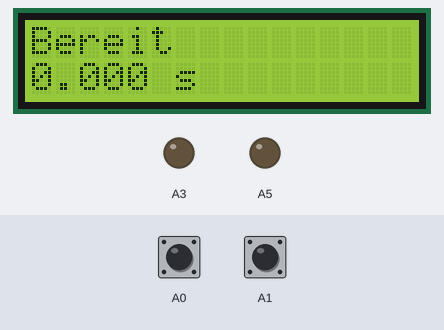
Simulated run of this program. Board: Arduino Nano 33 IoT. On the bench: 16×2 character LCD, output pins drawn as LEDs (lit = HIGH). The inputs (shaded band) are chosen by the test bench; at power-on: A0 LOW, A1 LOW. What the program prints to the serial monitor is not drawn.

Above: at 1.2 s.
1.3 s: A0 pulsed HIGH 2 times (0.12 s each, 0.3 s apart)
At 1.48 s:
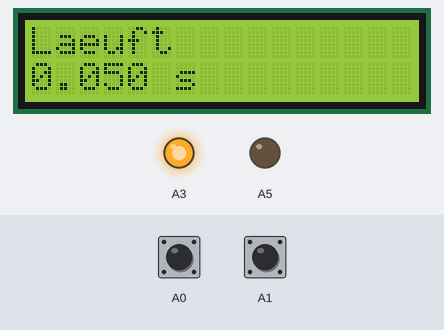
At 1.93 s:
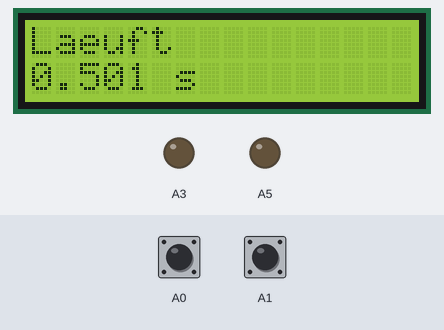
3.4 s: A1 pulsed HIGH 2 times (0.12 s each, 0.3 s apart)
At 4.9 s:
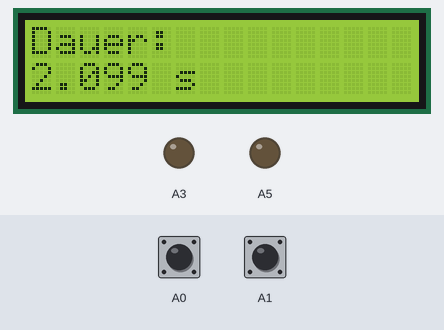
Timing chart, 0 to 6.4 s (numbered marks = the images above; inputs shaded):
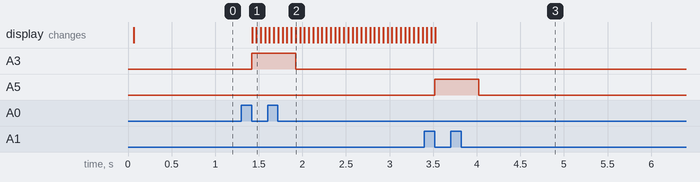

Measured:
- after the input at 1.3 s, A3: LOW → HIGH after 0.12 s, → LOW 0.50 s later; the display: first changes after 0.12 s (image 1 shows a later state)
- after the input at 3.4 s, A5: LOW → HIGH after 0.12 s, → LOW 0.50 s later; the display: first differs from a run without the input after 0.12 s (image 3)

The program:

main.cpp
```cpp
/**
 * @file main.cpp
 * @brief SprintGate: Sprintzeitmessung mit zwei Lichtschranken.
 *
 * Diese Datei verbindet nur die Bausteine:
 *   LightBarrier -> SprintTimer -> SprintDisplay / PulseLed / Serial
 *
 * Ablauf eines Schleifendurchlaufs:
 *   1. Zeitstempel nehmen, bevor irgendetwas Langsames passiert.
 *   2. Beide Lichtschranken abfragen.
 *   3. Auslösungen an den Zeitgeber weitergeben.
 *   4. LEDs, Display und serielle Ausgabe bedienen.
 */
#include <Arduino.h>

#include "LightBarrier.h"
#include "PulseLed.h"
#include "SprintDisplay.h"
#include "SprintTimer.h"
#include "TimeFormat.h"
#include "config.h"

namespace {

LightBarrier startGate(config::pins::kGateStart, config::kGateInputMode,
                       config::kGateActiveLevel);
LightBarrier finishGate(config::pins::kGateFinish, config::kGateInputMode,
                        config::kGateActiveLevel);

PulseLed startLed(config::pins::kLedStart, config::timing::kLedPulseUs);
PulseLed finishLed(config::pins::kLedFinish, config::timing::kLedPulseUs);

SprintTimer timer(config::timing::kRearmLockoutUs);

SprintDisplay display(config::pins::kLcdRs, config::pins::kLcdEnable,
                      config::pins::kLcdData4, config::pins::kLcdData5,
                      config::pins::kLcdData6, config::pins::kLcdData7);

/// Gibt die gemessene Zeit einmalig über die serielle Schnittstelle aus.
void printResult(uint32_t durationUs) {
  char seconds[16];
  formatSeconds(durationUs, seconds, sizeof(seconds));
  Serial.println(seconds);
}

}  // namespace

void setup() {
  startGate.begin();
  finishGate.begin();
  startLed.begin();
  finishLed.begin();

  display.begin();
  display.update(timer, micros(), true);

  Serial.begin(config::kSerialBaud);
}

void loop() {
  // Zeitstempel zuerst nehmen. Display- und LED-Zugriffe kosten Zeit und
  // dürfen die Messung nicht verfälschen.
  const uint32_t nowUs = micros();

  const bool startTriggered = startGate.pollTrigger();
  const bool finishTriggered = finishGate.pollTrigger();

  bool stateChanged = false;

  // Start vor Ziel auswerten, damit die Reihenfolge auch bei gleichzeitiger
  // Auslösung logisch bleibt.
  if (startTriggered && timer.handleStartTrigger(nowUs)) {
    startLed.trigger(nowUs);
    stateChanged = true;
  }

  if (finishTriggered && timer.handleFinishTrigger(nowUs)) {
    finishLed.trigger(nowUs);
    printResult(timer.elapsedUs(nowUs));
    stateChanged = true;
  }

  startLed.update(nowUs);
  finishLed.update(nowUs);

  // Bei Zustandswechsel sofort aktualisieren, sonst im festen Takt.
  display.update(timer, nowUs, stateChanged);
}
```

LightBarrier.h
```cpp
/**
 * @file LightBarrier.h
 * @brief Einzelne Lichtschranke mit Flankenerkennung.
 */
#pragma once

#include <Arduino.h>
#include <stdint.h>

/**
 * Liest eine Lichtschranke und meldet jede neue Unterbrechung genau einmal.
 *
 * Die Klasse wertet die Flanke aus (Strahl frei -> Strahl unterbrochen) und
 * nicht den Pegel. Eine dauerhaft blockierte Schranke löst deshalb nur einmal
 * aus. Beim Einschalten wird der aktuelle Zustand als Ausgangslage übernommen,
 * ein bereits blockierter Strahl erzeugt also keinen Fehlauslöser.
 */
class LightBarrier {
 public:
  /**
   * @param pin          Arduino-Pin des Sensors.
   * @param inputMode    INPUT oder INPUT_PULLUP.
   * @param activeLevel  Pegel bei unterbrochenem Strahl (LOW oder HIGH).
   */
  LightBarrier(uint8_t pin, uint8_t inputMode, uint8_t activeLevel);

  /// Konfiguriert den Pin und liest den Ausgangszustand. Einmal in setup() aufrufen.
  void begin();

  /**
   * Fragt den Sensor ab. Möglichst oft aufrufen, am besten einmal pro loop().
   * @return true genau dann, wenn der Strahl seit dem letzten Aufruf neu
   *         unterbrochen wurde.
   */
  bool pollTrigger();

 private:
  /// Liest den Pin und wandelt den Pegel in "Strahl unterbrochen".
  bool isInterrupted() const;

  const uint8_t pin_;
  const uint8_t inputMode_;
  const uint8_t activeLevel_;
  bool wasInterrupted_ = false;  ///< Zustand beim letzten Aufruf.
};
```

PulseLed.h
```cpp
/**
 * @file PulseLed.h
 * @brief LED, die nach einem Auslöser für eine feste Zeit leuchtet.
 */
#pragma once

#include <Arduino.h>
#include <stdint.h>

/**
 * Schaltet eine LED nicht blockierend für eine feste Dauer ein.
 *
 * Die Klasse arbeitet ohne delay(). update() muss regelmäßig aufgerufen
 * werden und schaltet die LED nach Ablauf der Dauer wieder aus.
 */
class PulseLed {
 public:
  /**
   * @param pin         Arduino-Pin der LED (HIGH = an).
   * @param durationUs  Leuchtdauer in Mikrosekunden.
   */
  PulseLed(uint8_t pin, uint32_t durationUs);

  /// Konfiguriert den Pin als Ausgang und schaltet die LED aus.
  void begin();

  /// Schaltet die LED ein und startet die Leuchtdauer neu.
  void trigger(uint32_t nowUs);

  /// Schaltet die LED aus, sobald die Leuchtdauer abgelaufen ist.
  void update(uint32_t nowUs);

 private:
  const uint8_t pin_;
  const uint32_t durationUs_;
  uint32_t onSinceUs_ = 0;
  bool isOn_ = false;
};
```

SprintDisplay.h
```cpp
/**
 * @file SprintDisplay.h
 * @brief Anzeige von Status und Zeit auf dem 16x2-LCD.
 */
#pragma once

#include <LiquidCrystal.h>
#include <stddef.h>
#include <stdint.h>

#include "SprintTimer.h"
#include "config.h"

/**
 * Zeigt den Zustand des SprintTimer auf dem LCD.
 *
 * Zeile 1: Status ("Bereit", "Laeuft", "Dauer:")
 * Zeile 2: Zeit in Sekunden, zum Beispiel "12.345 s"
 *
 * Zwei Maßnahmen halten die Hauptschleife schnell, damit die Lichtschranken
 * zeitnah abgefragt werden:
 *  - Das Display wird höchstens alle config::timing::kDisplayRefreshUs
 *    aktualisiert.
 *  - Es werden nur Zeilen geschrieben, deren Text sich geändert hat.
 */
class SprintDisplay {
 public:
  SprintDisplay(uint8_t rs, uint8_t enable, uint8_t d4, uint8_t d5, uint8_t d6,
                uint8_t d7);

  /// Initialisiert das LCD. Einmal in setup() aufrufen.
  void begin();

  /**
   * Aktualisiert die Anzeige, wenn sie fällig ist.
   *
   * @param timer   Der darzustellende Zeitgeber.
   * @param nowUs   Aktueller Zeitpunkt (micros()).
   * @param force   true erzwingt eine sofortige Aktualisierung, etwa direkt
   *                nach einem Start oder Ziel.
   */
  void update(const SprintTimer& timer, uint32_t nowUs, bool force);

 private:
  /// Puffergröße für eine Zeile: Spalten plus Endnull.
  static constexpr size_t kLineBufferSize = config::kLcdColumns + 1;

  /// Schreibt eine Zeile, aber nur wenn sie sich vom letzten Stand unterscheidet.
  void drawLine(uint8_t row, const char* text);

  /// Liefert den Statustext der ersten Zeile.
  static const char* titleFor(SprintTimer::State state);

  LiquidCrystal lcd_;
  uint32_t lastRefreshUs_ = 0;
  /// Zuletzt gezeigter Text je Zeile. Anfangs leer, damit der erste Aufruf
  /// jede Zeile schreibt.
  char lastLines_[config::kLcdRows][kLineBufferSize] = {};
};
```

SprintTimer.h
```cpp
/**
 * @file SprintTimer.h
 * @brief Zustandsautomat für einen Sprintlauf (reine Logik, ohne Hardware).
 */
#pragma once

#include <stdint.h>

/**
 * Verwaltet den Ablauf eines Laufs: bereit, läuft, beendet.
 *
 * Die Klasse greift nicht auf Hardware zu. Alle Zeitpunkte kommen als
 * Parameter von außen (Mikrosekunden, wie von micros()). Dadurch lässt sie
 * sich auf dem PC testen und später unverändert für Funkmodule verwenden.
 *
 * Zustandsübergänge:
 *
 *     kIdle --Start--> kRunning --Ziel--> kFinished
 *       ^                                    |
 *       +---- (Sperrzeit abgelaufen, Start) -+--> kRunning
 *
 * Ein Start während eines laufenden Laufs wird ignoriert, ebenso ein Ziel
 * ohne vorherigen Start. Nach dem Ziel nimmt die Klasse erst nach der
 * Sperrzeit wieder einen Start an.
 */
class SprintTimer {
 public:
  enum class State : uint8_t {
    kIdle,      ///< Bereit, es wurde noch kein Lauf gestartet.
    kRunning,   ///< Lauf aktiv, die Zeit läuft.
    kFinished,  ///< Lauf beendet, das Ergebnis steht fest.
  };

  /// @param rearmLockoutUs  Sperrzeit nach dem Ziel, bevor ein Start gilt.
  explicit SprintTimer(uint32_t rearmLockoutUs);

  /**
   * Meldet eine Auslösung der Startschranke.
   * @return true, wenn dadurch ein neuer Lauf gestartet wurde.
   */
  bool handleStartTrigger(uint32_t nowUs);

  /**
   * Meldet eine Auslösung der Zielschranke.
   * @return true, wenn dadurch ein laufender Lauf beendet wurde.
   */
  bool handleFinishTrigger(uint32_t nowUs);

  State state() const { return state_; }

  /**
   * Zeit des aktuellen oder letzten Laufs in Mikrosekunden.
   * - kIdle:     0
   * - kRunning:  Zeit seit dem Start
   * - kFinished: endgültige Laufzeit
   */
  uint32_t elapsedUs(uint32_t nowUs) const;

 private:
  const uint32_t rearmLockoutUs_;
  State state_ = State::kIdle;
  uint32_t startUs_ = 0;
  uint32_t finishUs_ = 0;
};
```

TimeFormat.h
```cpp
/**
 * @file TimeFormat.h
 * @brief Formatierung von Zeiten für Display und serielle Ausgabe.
 */
#pragma once

#include <stddef.h>
#include <stdint.h>

/**
 * Schreibt eine Dauer als Sekunden mit drei Nachkommastellen, zum Beispiel
 * "12.345". Die Auflösung der Ausgabe ist eine Millisekunde, weitere
 * Mikrosekunden werden abgeschnitten.
 *
 * Die Funktion rechnet bewusst nur mit ganzen Zahlen. Gleitkomma wäre hier
 * ungenauer, und snprintf unterstützt Gleitkomma auf dem SAMD-Core nicht.
 *
 * @param durationUs  Dauer in Mikrosekunden.
 * @param buffer      Zielpuffer. Acht Zeichen plus Endnull reichen für den
 *                    gesamten Wertebereich von uint32_t.
 * @param bufferSize  Größe des Puffers in Bytes.
 */
void formatSeconds(uint32_t durationUs, char* buffer, size_t bufferSize);
```

LightBarrier.cpp
```cpp
#include "LightBarrier.h"

LightBarrier::LightBarrier(uint8_t pin, uint8_t inputMode, uint8_t activeLevel)
    : pin_(pin), inputMode_(inputMode), activeLevel_(activeLevel) {}

void LightBarrier::begin() {
  pinMode(pin_, inputMode_);
  // Ausgangslage merken, damit ein beim Start schon unterbrochener Strahl
  // nicht sofort als Auslösung zählt.
  wasInterrupted_ = isInterrupted();
}

bool LightBarrier::pollTrigger() {
  const bool interrupted = isInterrupted();
  const bool newlyInterrupted = interrupted && !wasInterrupted_;
  wasInterrupted_ = interrupted;
  return newlyInterrupted;
}

bool LightBarrier::isInterrupted() const {
  return digitalRead(pin_) == activeLevel_;
}
```

PulseLed.cpp
```cpp
#include "PulseLed.h"

PulseLed::PulseLed(uint8_t pin, uint32_t durationUs)
    : pin_(pin), durationUs_(durationUs) {}

void PulseLed::begin() {
  pinMode(pin_, OUTPUT);
  digitalWrite(pin_, LOW);
  isOn_ = false;
}

void PulseLed::trigger(uint32_t nowUs) {
  digitalWrite(pin_, HIGH);
  onSinceUs_ = nowUs;
  isOn_ = true;
}

void PulseLed::update(uint32_t nowUs) {
  // Die Subtraktion mit vorzeichenlosen Zahlen bleibt auch beim Überlauf von
  // micros() (nach ca. 71 Minuten) korrekt.
  if (isOn_ && (nowUs - onSinceUs_) >= durationUs_) {
    digitalWrite(pin_, LOW);
    isOn_ = false;
  }
}
```

SprintDisplay.cpp
```cpp
#include "SprintDisplay.h"

#include <stdio.h>
#include <string.h>

#include "TimeFormat.h"

SprintDisplay::SprintDisplay(uint8_t rs, uint8_t enable, uint8_t d4, uint8_t d5,
                             uint8_t d6, uint8_t d7)
    : lcd_(rs, enable, d4, d5, d6, d7) {}

void SprintDisplay::begin() {
  lcd_.begin(config::kLcdColumns, config::kLcdRows);
}

void SprintDisplay::update(const SprintTimer& timer, uint32_t nowUs,
                           bool force) {
  if (!force && (nowUs - lastRefreshUs_) < config::timing::kDisplayRefreshUs) {
    return;
  }
  lastRefreshUs_ = nowUs;

  // Zeit als Text, zum Beispiel "12.345 s".
  char seconds[16];
  formatSeconds(timer.elapsedUs(nowUs), seconds, sizeof(seconds));
  char timeText[kLineBufferSize];
  snprintf(timeText, sizeof(timeText), "%s s", seconds);

  drawLine(0, titleFor(timer.state()));
  drawLine(1, timeText);
}

void SprintDisplay::drawLine(uint8_t row, const char* text) {
  // Der Text wird mit Leerzeichen auf die volle Zeilenbreite aufgefüllt.
  // Dadurch überschreibt eine kürzere Zeit die Reste einer längeren, ohne
  // dass das Display gelöscht werden muss (kein Flackern).
  char padded[kLineBufferSize];
  snprintf(padded, sizeof(padded), "%-*s", static_cast<int>(config::kLcdColumns),
           text);

  if (strcmp(padded, lastLines_[row]) == 0) {
    return;  // Unverändert, kein LCD-Zugriff nötig.
  }

  lcd_.setCursor(0, row);
  lcd_.print(padded);
  memcpy(lastLines_[row], padded, kLineBufferSize);
}

const char* SprintDisplay::titleFor(SprintTimer::State state) {
  // Nur ASCII, der HD44780 hat keine Umlaute im Standardzeichensatz.
  switch (state) {
    case SprintTimer::State::kIdle:
      return "Bereit";
    case SprintTimer::State::kRunning:
      return "Laeuft";
    case SprintTimer::State::kFinished:
      return "Dauer:";
  }
  return "";
}
```

SprintTimer.cpp
```cpp
#include "SprintTimer.h"

SprintTimer::SprintTimer(uint32_t rearmLockoutUs)
    : rearmLockoutUs_(rearmLockoutUs) {}

bool SprintTimer::handleStartTrigger(uint32_t nowUs) {
  switch (state_) {
    case State::kRunning:
      // Ein Lauf ist aktiv. Eine zweite Unterbrechung der Startschranke
      // (zum Beispiel durch einen Zweiten) darf die Zeit nicht zurücksetzen.
      return false;

    case State::kFinished:
      // Nach dem Ziel gilt eine Sperrzeit. Die Differenz ist auch beim
      // Überlauf von micros() korrekt.
      if ((nowUs - finishUs_) < rearmLockoutUs_) {
        return false;
      }
      break;

    case State::kIdle:
      break;
  }

  startUs_ = nowUs;
  state_ = State::kRunning;
  return true;
}

bool SprintTimer::handleFinishTrigger(uint32_t nowUs) {
  // Ein Ziel ohne Start ist bedeutungslos. Ohne diese Prüfung entstünde eine
  // Fantasiezeit aus einem veralteten Startwert.
  if (state_ != State::kRunning) {
    return false;
  }

  finishUs_ = nowUs;
  state_ = State::kFinished;
  return true;
}

uint32_t SprintTimer::elapsedUs(uint32_t nowUs) const {
  switch (state_) {
    case State::kRunning:
      return nowUs - startUs_;
    case State::kFinished:
      return finishUs_ - startUs_;
    case State::kIdle:
      break;
  }
  return 0;
}
```

TimeFormat.cpp
```cpp
#include "TimeFormat.h"

#include <stdio.h>

void formatSeconds(uint32_t durationUs, char* buffer, size_t bufferSize) {
  const uint32_t totalMs = durationUs / 1000U;
  const unsigned long seconds = totalMs / 1000U;
  const unsigned long millis = totalMs % 1000U;
  // %03lu füllt die Millisekunden mit führenden Nullen auf (5 ms -> ".005").
  snprintf(buffer, bufferSize, "%lu.%03lu", seconds, millis);
}
```

config.h
```cpp
/**
 * @file config.h
 * @brief Zentrale Konfiguration von SprintGate (Pins, Zeiten, Display).
 *
 * Alle "magischen Zahlen" des Projekts stehen hier. Wer die Verdrahtung oder
 * das Verhalten anpassen will, muss nur diese Datei ändern.
 */
#pragma once

#include <Arduino.h>
#include <stdint.h>

namespace config {

/// Pinbelegung für den Arduino Nano 33 IoT.
namespace pins {

// Lichtschranken. Ein unterbrochener Strahl liefert LOW (siehe kGateActiveLevel).
constexpr uint8_t kGateStart = A0;
constexpr uint8_t kGateFinish = A1;

// Rückmeldungs-LEDs (HIGH = an).
constexpr uint8_t kLedStart = A3;
constexpr uint8_t kLedFinish = A5;

// LCD (HD44780, 16x2) im 4-Bit-Modus.
constexpr uint8_t kLcdRs = 12;
constexpr uint8_t kLcdEnable = 11;
constexpr uint8_t kLcdData4 = 5;
constexpr uint8_t kLcdData5 = 4;
constexpr uint8_t kLcdData6 = 3;
constexpr uint8_t kLcdData7 = 2;

}  // namespace pins

/// Betriebsart der Lichtschranken-Eingänge.
///
/// INPUT entspricht dem ursprünglichen Aufbau (die Sensorplatine treibt den
/// Pegel aktiv). Bei offenen Kontakten oder Tastern wäre INPUT_PULLUP die
/// richtige Wahl, weil der Pin sonst floatet.
constexpr uint8_t kGateInputMode = INPUT;

/// Pegel, den ein Eingang bei unterbrochenem Lichtstrahl hat.
constexpr uint8_t kGateActiveLevel = LOW;

/// Alle Zeitangaben in Mikrosekunden, passend zu micros().
namespace timing {

/// Sperrzeit nach dem Ziel, in der kein neuer Start angenommen wird.
/// So löst ein Sportler, der noch durchs Ziel läuft, keinen neuen Lauf aus.
constexpr uint32_t kRearmLockoutUs = 3'000'000;

/// Leuchtdauer der Rückmeldungs-LEDs.
constexpr uint32_t kLedPulseUs = 500'000;

/// Mindestabstand zwischen zwei Display-Aktualisierungen.
/// Jeder LCD-Zugriff blockiert die Hauptschleife kurz. Je seltener er
/// passiert, desto weniger Jitter entsteht bei der Lichtschranken-Abfrage.
constexpr uint32_t kDisplayRefreshUs = 50'000;

}  // namespace timing

/// LCD-Geometrie.
constexpr uint8_t kLcdColumns = 16;
constexpr uint8_t kLcdRows = 2;

/// Baudrate der seriellen Ausgabe (bei nativem USB ohne praktische Wirkung).
constexpr unsigned long kSerialBaud = 115200;

}  // namespace config
```
